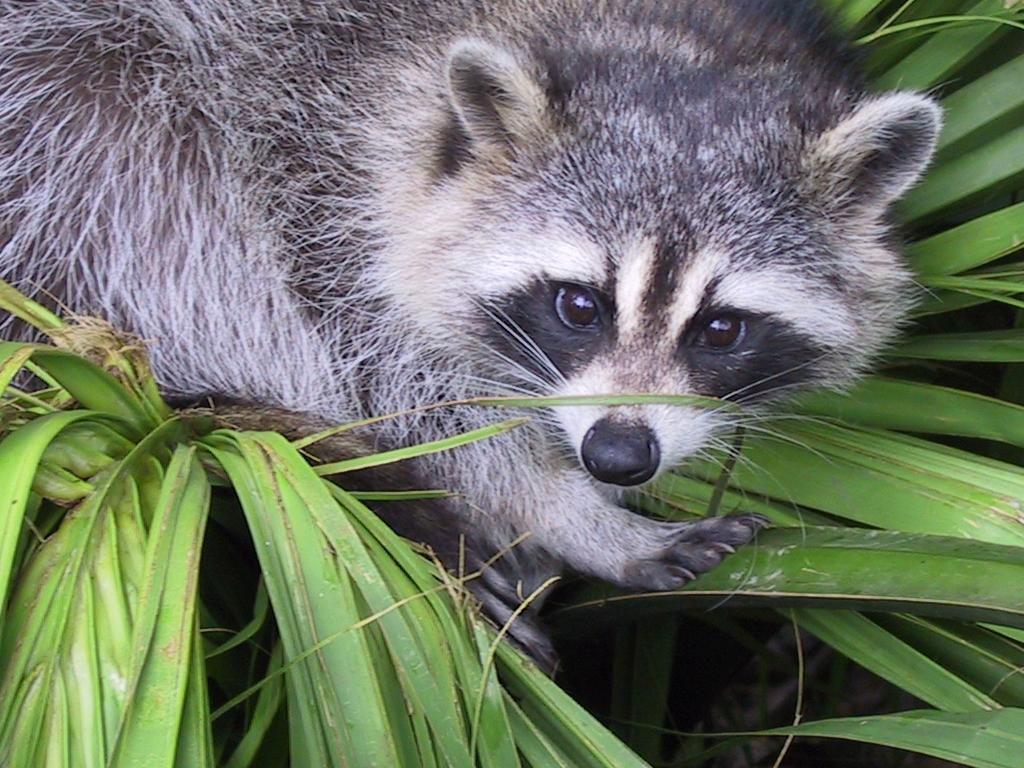
#> input picture module01/ex03/animal.jpeg, 1024 x 768 px
$ python zoom.py
#> lines starting #> are read from the running program, lines starting #| are printed output that depends on the picture
### module01/ex03/load_image.py
import numpy as np
from PIL import Image


def ft_load(path: str) -> np.ndarray:
    """loads an image"""
#> called with path = 'animal.jpeg'
    try:
        img = Image.open(path)
#> img is the input picture: PIL image 1024x768 RGB; mean R, G, B 110.7, 117.7, 102.1
        img = img.convert("RGB")
        img = np.array(img)
        print("The shape of the image is:", img.shape)
#| The shape of the image is: (768, 1024, 3)
        return img
    except Exception as e:
        print("Error:", e)
        return np.array([])

### module01/ex03/zoom.py
import matplotlib.pyplot as plt
import numpy as np
from load_image import ft_load


def display_image(img: np.ndarray) -> None:
    """displays an image"""
    try:
        x, y, z = img.shape
        if x < 300 or y < 300:
            raise ValueError("Image is too small to display")
        plt.imshow(img, cmap="gray")
        plt.show()
    except Exception as e:
        print("Error:", e)


def main():
    """main function"""
    try:
        img = ft_load("animal.jpeg")
        print(img)
#> (printed output is left out)
        zoomed_img = img[200:500, 500:800, :1]
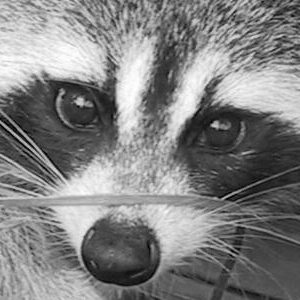
#> zoomed_img: shape (300, 300, 1); min 0, max 255, mean 129.1
        print("New shape after slicing:", zoomed_img.shape)
#| New shape after slicing: (300, 300, 1)
        print(zoomed_img)
#> (printed output is left out)
        display_image(zoomed_img)
    except Exception as e:
        print("Error:", e)


if __name__ == "__main__":
    main()
